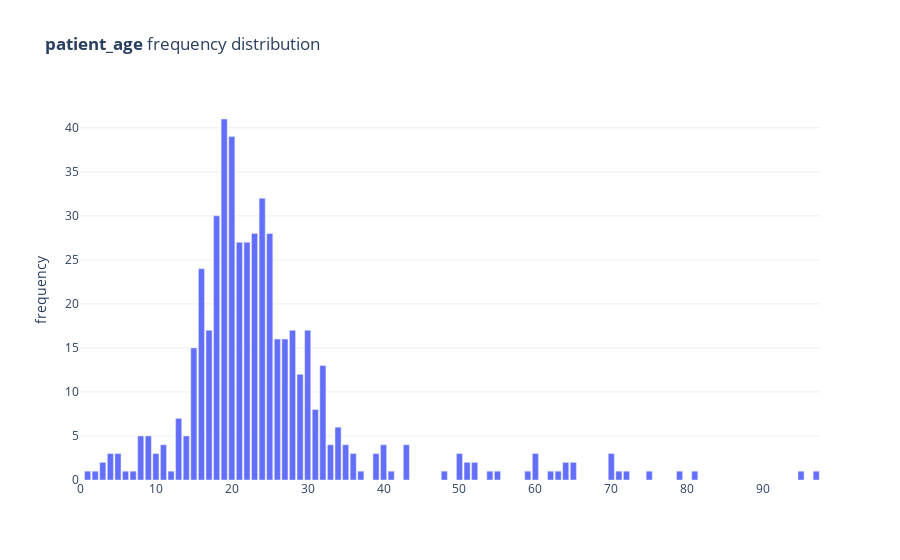

The code cell stored with this chart in its notebook:
### Code cell
num_freq_plot(regexp_age_2_extracts, 'patient_age')

### Figure 1 — Plotly figure (JSON) as saved in the notebook; plotly's stock layout.template omitted (floating-point values rounded to 4 significant figures)
{"data": [{"hovertemplate": "Value: %{x:,}<br>Frequency: %{y:,}<br><extra></extra>", "hovertext": [1, 2, 3, 4, 5, 6, 7, 8, 9, 10, 11, 12, 13, 14, 15, 16, 17, 18, 19, 20, 21, 22, 23, 24, 25, 26, 27, 28, 29, 30, 31, 32, 33, 34, 35, 36, 37, 39, 40, 41, 43, 48, 50, 51, 52, 54, 55, 59, 60, 62, 63, 64, 65, 70, 71, 72, 75, 79, 81, 95, 97], "type": "bar", "x": [1, 2, 3, 4, 5, 6, 7, 8, 9, 10, 11, 12, 13, 14, 15, 16, 17, 18, 19, 20, 21, 22, 23, 24, 25, 26, 27, 28, 29, 30, 31, 32, 33, 34, 35, 36, 37, 39, 40, 41, 43, 48, 50, 51, 52, 54, 55, 59, 60, 62, 63, 64, 65, 70, 71, 72, 75, 79, 81, 95, 97], "y": [1, 1, 2, 3, 3, 1, 1, 5, 5, 3, 4, 1, 7, 5, 15, 24, 17, 30, 41, 39, 27, 27, 28, 32, 28, 16, 16, 17, 12, 17, 8, 13, 4, 6, 4, 3, 1, 3, 4, 1, 4, 1, 3, 2, 2, 1, 1, 1, 3, 1, 1, 2, 2, 3, 1, 1, 1, 1, 1, 1, 1]}], "layout": {"autosize": true, "plot_bgcolor": "#fff", "showlegend": false, "title": {"text": "<b>patient_age</b> frequency distribution"}, "xaxis": {"autorange": true, "range": [0, 97.5], "rangemode": "tozero", "type": "linear"}, "yaxis": {"autorange": true, "gridcolor": "#eee", "range": [0, 43.16], "rangemode": "tozero", "title": {"text": "frequency"}, "type": "linear"}}}
